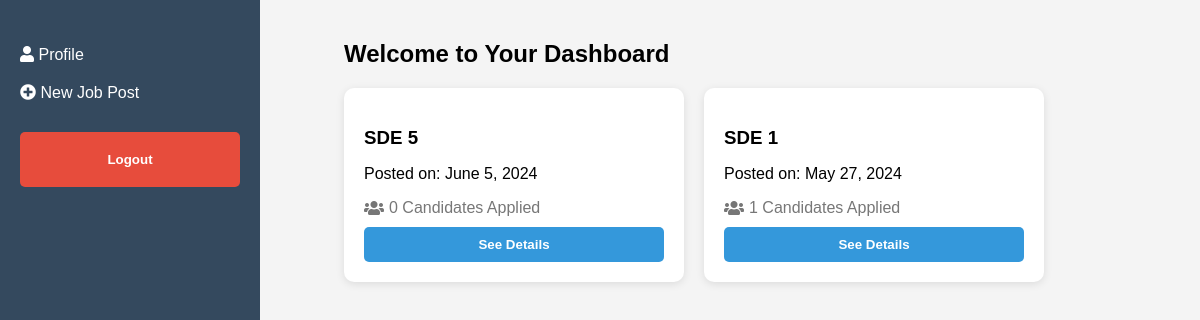
Screenshot of /hrdash/ (signed in) with the database file from the repository.
### hr/models.py (models this page shows)
class JobPost(models.Model):
    user=models.ForeignKey(to=User,on_delete=models.CASCADE)
    title= models.CharField(max_length=200)
    address=models.CharField(max_length=200)
    companyName=models.CharField(max_length=200)
    salaryLow=models.IntegerField(default=0)
    salaryHigh=models.IntegerField(default=0)
    applycount=models.IntegerField(default=0)
    lastDateToApply=models.DateField()
    def __str__(self):
        return str(self.title)

### hr/views.py (the view)
# urls.py: path('hrdash/',views.hrHome_views,name='hrdash'),
@login_required
def hrHome_views(request):
    if Hr.objects.filter(user=request.user).exists():
          jobpost =JobPost.objects.filter(user=request.user)
          print(jobpost)
          return render(request,'hr/hrdash.html',{'jobpost':jobpost})
    return redirect('candidate_dashboard')

### hr/templates/hr/hrdash.html (shortened to what this page needs)
<!DOCTYPE html>
<html lang="en">
<head>
  <link rel="stylesheet" href="https://cdnjs.cloudflare.com/ajax/libs/font-awesome/5.15.3/css/all.min.css">
</head>
<body>
  <div class="container">
    {% include "hr/navbar.html" %}
    <div class="content">
      <h2>Welcome to Your Dashboard</h2>
      <div class="job-cards">
        {% if jobpost %}
        {% for post in jobpost %}
        <div class="job-card">
          <h3>{{post.title}}</h3>
          <p>Posted on: {{post.lastDateToApply}}</p>
          <div class="apply-count">
            <i class="fas fa-users"></i>
            <span>  {{post.applycount}} Candidates Applied</span>
          </div>
          <button class="details-button"><a href="{% url 'candidate_details' post.id %}" style="text-decoration: none; color: inherit;">See Details</a></button>
        </div>
        {% endfor %}
        {% else %}
         <h1>No Post</h1>
        {% endif %}
      </div>
    </div>
  </div>
</body>
</html>

### hr/templates/hr/hrdash.html (style rules this page uses)
body { margin: 0; font-family: Arial, sans-serif; background-color: #f4f4f4; display: flex; min-height: 100vh; }
.container { display: flex; flex-direction: row; }
.content { flex: 1; padding: 20px; margin-left: 4rem; width: 50rem; }
.job-cards { display: flex; flex-wrap: wrap; gap: 20px; margin-top: 20px; }
.job-card { background-color: #ffffff; border-radius: 10px; box-shadow: 0px 2px 8px rgba(0, 0, 0, 0.1); padding: 20px; width: 300px; }
.job-card h3 { margin-bottom: 10px; }
.apply-count { display: flex; align-items: center; margin-bottom: 10px; color: #777777; }
.apply-count i { margin-right: 5px; }
.job-card button { display: block; width: 100%; padding: 10px; background-color: #3498db; border: none; border-radius: 5px; color: white; cursor: pointer; font-weight: bold; transition: background-color 0.3s; }

### rows the page displays
JobPost: title "SDE 5", lastDateToApply "June 5, 2024", applycount "0"
JobPost: title "SDE 1", lastDateToApply "May 27, 2024", applycount "1"
